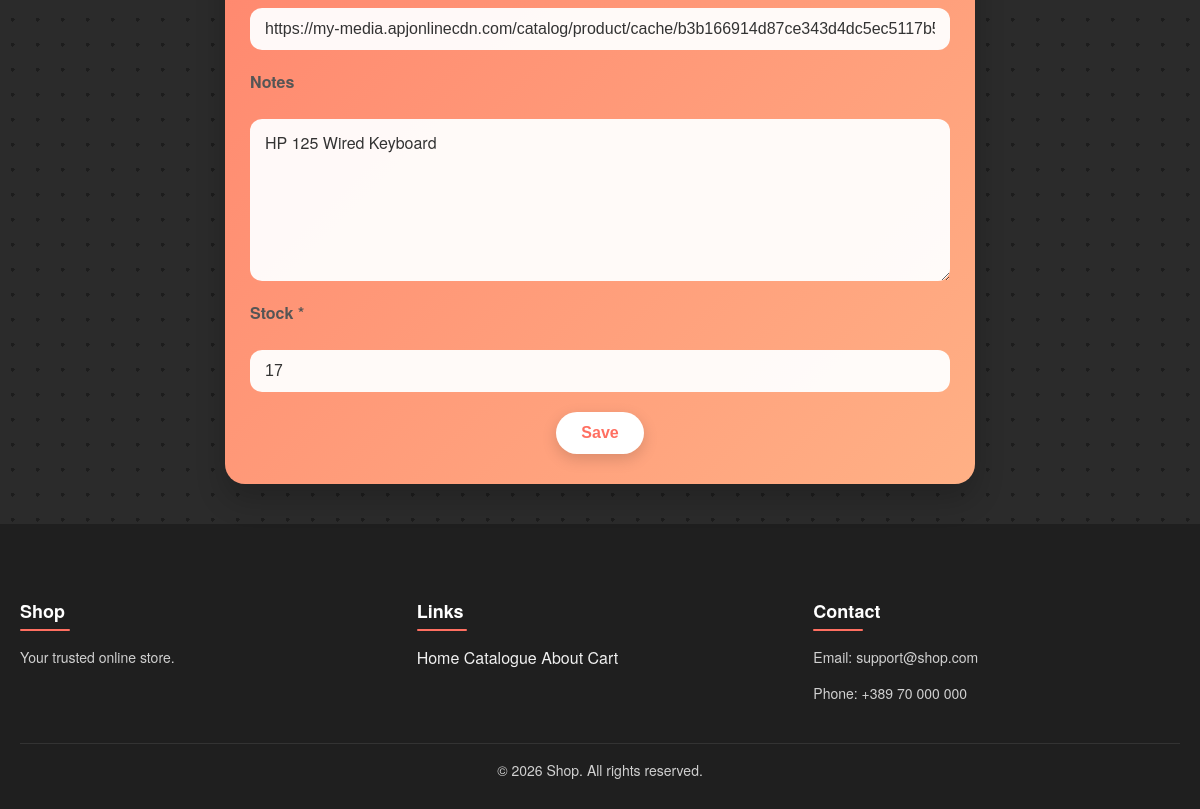
The page /products/26/edit (signed in, lower part) on the database as committed earlier.
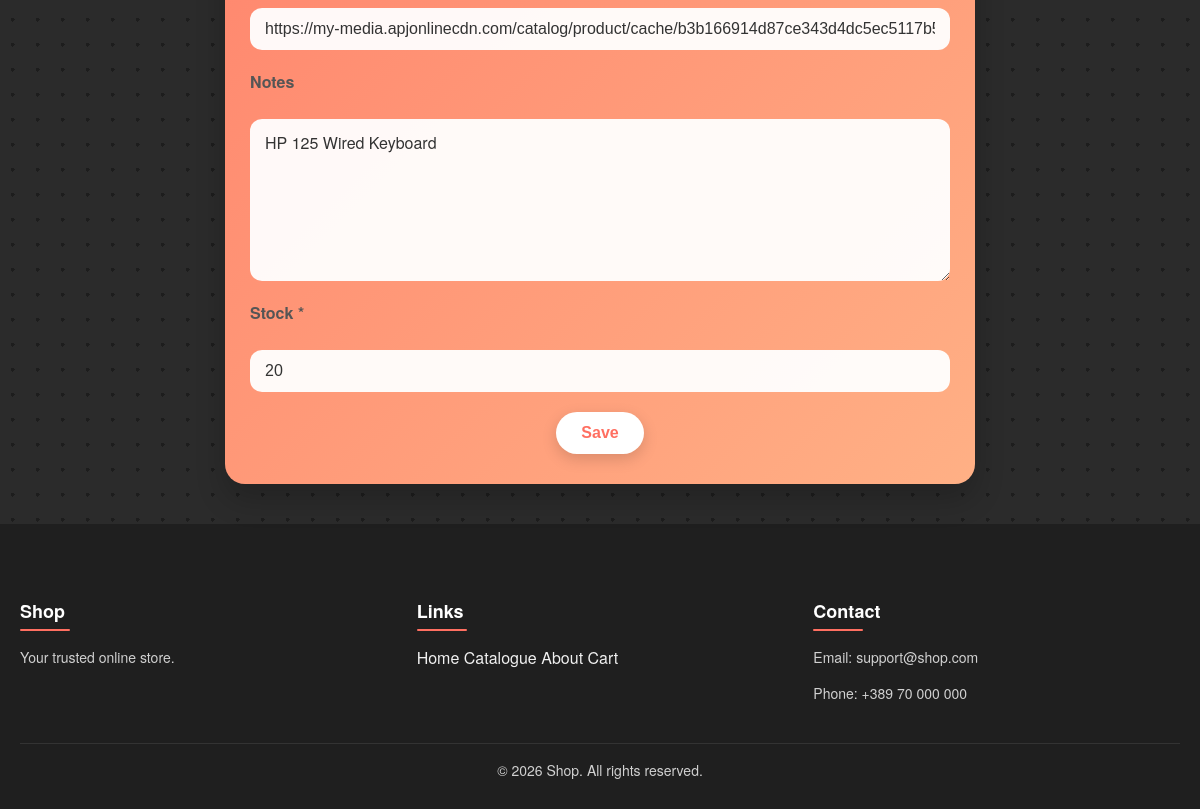
The same page on the database as committed later.
### models.py (models this page shows)
class Product(Base):
    __tablename__ = "products"
    id = Column(Integer, primary_key=True)
    name = Column(String(120), nullable=False)
    category = Column(String(40), nullable=False)
    image_url = Column(String(500), nullable=False)
    price = Column(Integer, nullable=False)
    notes = Column(Text, nullable=True)
    ai_description = Column(Text, nullable=True)
    created_at = Column(DateTime, default=datetime.utcnow, nullable=False)
    stock = Column(Integer, default=0, nullable=False)

### app.py (the view, shortened to what this page needs)
@app.route('/products/<int:product_id>/edit', methods=['GET', 'POST'])
@admin_required
def product_edit(product_id: int):
    product = db_session.get(Product, product_id)
    if not product:
        return "No Product Found", 404
    return render_template('product_form.html', product=product, categories=categories)

### templates/product_form.html (shortened to what this page needs)
{% extends "layout.html" %}
{% block extra_css %}
<link rel="stylesheet" href="{{ url_for('static', filename='css/product_form.css') }}">
{% endblock %}
{% block content %}
<form class="form" method="post">
    <input type="url" id="image_url" name="image_url" placeholder="https://example.com/image.jpg" value="{{ product.image_url if product else '' }}" required>
    <label>Notes</label>
    <textarea name="notes" rows="6">{{ product.notes if product and product.notes else '' }}</textarea>
    <label>Stock *</label>
    <input type="number" name="stock" min="0" max="999" value="{{ product.stock if product and product.stock else '' }}">
    <button class="btn save" type="submit">Save</button>
</form>
{% endblock %}

Rows that differ between the two databases and show on the page:
changed Product "HP 125 Wired Keyboard": stock "17" → "20"
